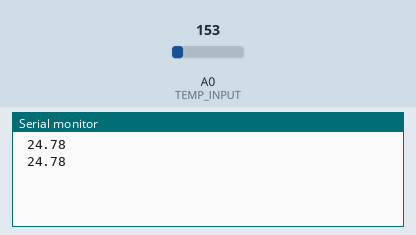
Simulated run of this sketch. Board: Arduino Uno, built with avr-gcc and run on an emulated ATmega328P. On the bench: the last lines printed to the serial monitor. Inputs (shaded band) come from the test bench; at power-on: A0 (TEMP_INPUT) = 153.

Above: at 1.8 s.
1.9 s: A0 (TEMP_INPUT) set to 165
At 2.8 s:
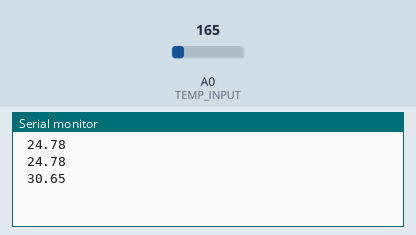
3.4 s: A0 (TEMP_INPUT) set to 175
At 4.8 s:
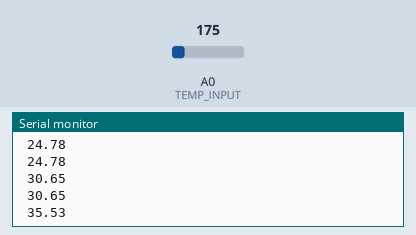
Timing chart, 0 to 6.4 s (numbered marks = the images above; inputs shaded):
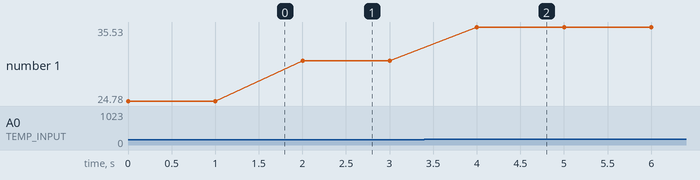

Measured:
- after the input at 1.9 s, the serial monitor: prints a new line after 0.10 s (image 1)
- after the input at 3.4 s, the serial monitor: prints a new line after 0.60 s (image 2)
- plotted number 1: 24.78 → 30.65 after the input at 1.9 s, 30.65 → 35.53 after the input at 3.4 s

The sketch:

_Change_AA08_tmp36_NodeJS.ino
```cpp
//
// AA00, TMP36 sensor
//

#define TEMP_INPUT 0
// or  int TEMP_INPUT = 0;

void setup() {
  Serial.begin(9600);
}

void loop() {
   //getting the voltage reading from the temperature sensor
  int value = analogRead(TEMP_INPUT);
  /*
  Serial.print(" value = ");
  Serial.print(value);
  Serial.print(" : ");
 */
   // converting that reading to voltage
   float voltage = value * 5.0 * 1000;  // in mV
   voltage /= 1023.0;
   /*
   // print out the voltage
   Serial.print(voltage);
   Serial.print(" mV, ");
   */
   // now print out the temperature

   float temperatureC = (voltage - 500) / 10 ;
   Serial.println(" "+String(temperatureC));  //공백
  // Serial.println(" degrees C");

  delay(1000);
}
```
